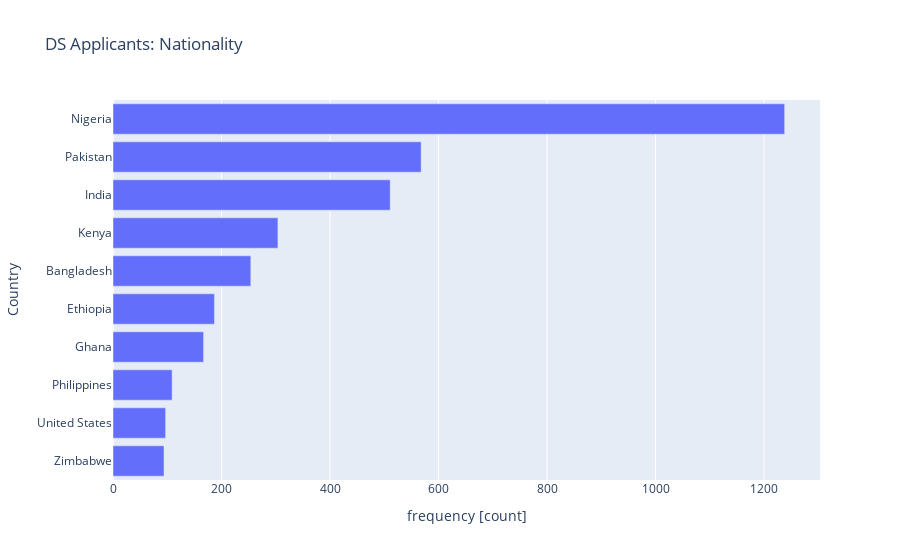

Notebook code for this chart:
### Markdown cell above
## Create Some Visualizations

### Code cell
# Create horizontal bar chart
fig = px.bar(
    data_frame=df_nationality.tail(10),
    x="count",
    y="country_name",
    orientation="h",
    title="DS Applicants: Nationality"
)
# Set axis labels
fig.update_layout(xaxis_title="frequency [count]", yaxis_title="Country")
fig.show()

### Figure 1 — Plotly figure (JSON) as saved in the notebook; plotly's stock layout.template omitted (floating-point values rounded to 4 significant figures)
{"data": [{"alignmentgroup": "True", "hovertemplate": "count=%{x}<br>country_name=%{y}<extra></extra>", "legendgroup": "", "marker": {"color": "#636efa", "pattern": {"shape": ""}}, "name": "", "offsetgroup": "", "orientation": "h", "showlegend": false, "textposition": "auto", "type": "bar", "x": [94, 97, 109, 167, 187, 254, 304, 511, 568, 1238], "xaxis": "x", "y": ["Zimbabwe", "United States", "Philippines", "Ghana", "Ethiopia", "Bangladesh", "Kenya", "India", "Pakistan", "Nigeria"], "yaxis": "y"}], "layout": {"autosize": true, "barmode": "relative", "legend": {"tracegroupgap": 0}, "title": {"text": "DS Applicants: Nationality"}, "xaxis": {"anchor": "y", "autorange": true, "domain": [0, 1], "range": [0, 1303.0], "title": {"text": "frequency [count]"}, "type": "linear"}, "yaxis": {"anchor": "x", "autorange": true, "domain": [0, 1], "range": [-0.5, 9.5], "title": {"text": "Country"}, "type": "category"}}}
